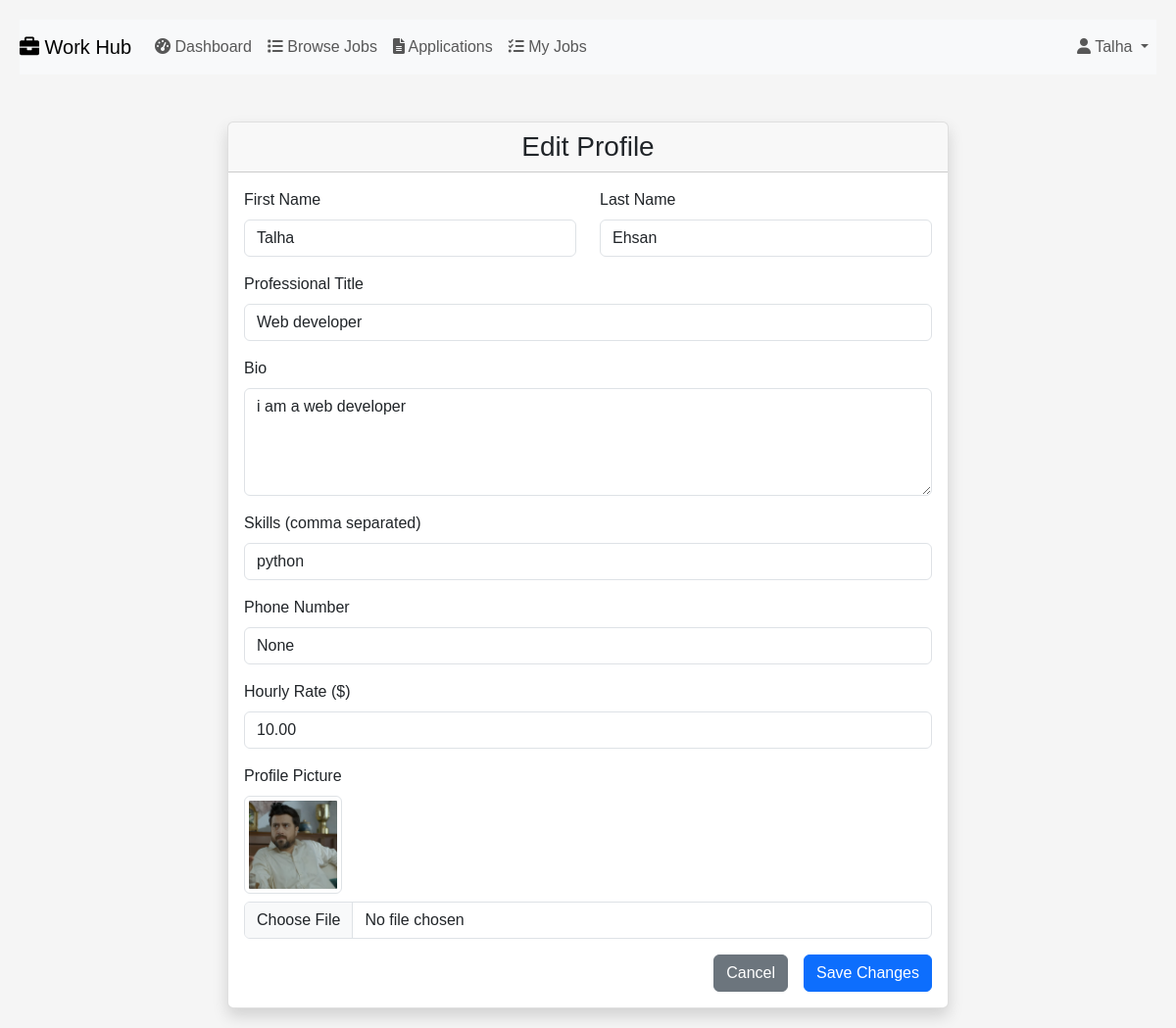
/edit-profile/ (signed in), run on the app's committed database.
### accounts/models.py (models this page shows, shortened)
class FreelancerProfile(models.Model):
    profile = models.OneToOneField(Profile, on_delete=models.CASCADE)
    first_name = models.CharField(max_length=100, default='Unknown')
    last_name = models.CharField(max_length=100, default='User')
    title = models.CharField(max_length=100)
    bio = models.TextField()
    skills = models.CharField(max_length=250)
    phone_number = models.CharField(max_length=20, blank=True, null=True)
    hourly_rate = models.DecimalField(max_digits=6, decimal_places=2, null=True, blank=True)
    profile_picture = models.ImageField(upload_to="profile_pics/", blank=True, null=True)

### accounts/views.py (the view, shortened to what this page needs)
# urls.py: path("edit-profile/", views.edit_profile, name="edit_profile"),
@login_required
def edit_profile(request):
    profile = Profile.objects.filter(user=request.user).first()
    if not profile:
        return redirect("register")
    context = {"profile": profile}
    if profile.role == "freelancer":
        freelancer_profile = FreelancerProfile.objects.filter(profile=profile).first()
        if not freelancer_profile:
            return redirect("setup_profile")
        context["freelancer_profile"] = freelancer_profile
    elif profile.role == "client":
        client_profile = ClientProfile.objects.filter(profile=profile).first()
        if not client_profile:
            return redirect("setup_profile")
        context["client_profile"] = client_profile
    return render(request, "accounts/edit_profile.html", context)

### accounts/templates/accounts/edit_profile.html (shortened to what this page needs)
{% extends "accounts/layout1.html" %}
{% block body %}
<div class="container mt-5">
  <div class="row justify-content-center">
    <div class="col-md-8">
      <div class="card shadow">
        <div class="card-header">
          <h3 class="text-center mb-0">Edit Profile</h3>
        </div>
        <div class="card-body">
          <form method="post" enctype="multipart/form-data">
            {% if profile.role == 'freelancer' %}
              <div class="row">
                <div class="col-md-6">
                  <div class="mb-3">
                    <label for="first_name" class="form-label">First Name</label>
                    <input type="text" class="form-control" id="first_name" name="first_name"
                           value="{{ freelancer_profile.first_name }}" required>
                  </div>
                </div>
                <div class="col-md-6">
                  <div class="mb-3">
                    <label for="last_name" class="form-label">Last Name</label>
                    <input type="text" class="form-control" id="last_name" name="last_name"
                           value="{{ freelancer_profile.last_name }}" required>
                  </div>
                </div>
              </div>
              <div class="mb-3">
                <label for="title" class="form-label">Professional Title</label>
                <input type="text" class="form-control" id="title" name="title"
                       value="{{ freelancer_profile.title }}" required>
              </div>
              <div class="mb-3">
                <label for="bio" class="form-label">Bio</label>
                <textarea class="form-control" id="bio" name="bio" rows="4" required>{{ freelancer_profile.bio }}</textarea>
              </div>
              <div class="mb-3">
                <label for="skills" class="form-label">Skills (comma separated)</label>
                <input type="text" class="form-control" id="skills" name="skills"
                       value="{{ freelancer_profile.skills }}" required>
              </div>
              <div class="mb-3">
                <label for="phone_number" class="form-label">Phone Number</label>
                <input type="tel" class="form-control" id="phone_number" name="phone_number"
                       value="{{ freelancer_profile.phone_number }}">
              </div>
              <div class="mb-3">
                <label for="hourly_rate" class="form-label">Hourly Rate ($)</label>
                <input type="number" class="form-control" id="hourly_rate" name="hourly_rate"
                       value="{{ freelancer_profile.hourly_rate }}" step="0.01" required>
              </div>
              <div class="mb-3">
                <label for="profile_picture" class="form-label">Profile Picture</label>
                {% if freelancer_profile.profile_picture %}
                  <div class="mb-2">
                    <img src="{{ freelancer_profile.profile_picture.url }}" alt="Current Profile"
                         class="img-thumbnail" style="width: 100px; height: 100px; object-fit: cover;">
                  </div>
                {% endif %}
                <input type="file" class="form-control" id="profile_picture" name="profile_picture" accept="image/*">
              </div>
            {% endif %}
            <div class="d-grid gap-2 d-md-flex justify-content-md-end">
              <a href="{% url 'dashboard' %}" class="btn btn-secondary me-md-2">Cancel</a>
              <button type="submit" class="btn btn-primary">Save Changes</button>
            </div>
          </form>
        </div>
      </div>
    </div>
  </div>
</div>
{% endblock %}

### accounts/templates/accounts/layout1.html (shortened to what this page needs)
{% load static %}
<!DOCTYPE html>
<html lang="en">
    <head>
        <link href="https://cdn.jsdelivr.net/npm/bootstrap@5.3.3/dist/css/bootstrap.min.css" rel="stylesheet">
        <link href="{% static 'accounts/accounts.css' %}" rel="stylesheet">
        <link rel="stylesheet" href="https://cdnjs.cloudflare.com/ajax/libs/font-awesome/6.0.0/css/all.min.css">
    </head>
    <body>
        <nav class="navbar navbar-expand-lg navbar-light bg-light">
            <a class="navbar-brand" href="{% if user.is_authenticated %}{% url 'dashboard' %}{% else %}{% url 'login' %}{% endif %}">
                <i class="fas fa-briefcase"></i> Work Hub
            </a>
            <div class="collapse navbar-collapse" id="navbarNav">
                <ul class="navbar-nav me-auto">
                    {% if user.is_authenticated %}
                        <li class="nav-item">
                            <a class="nav-link" href="{% url 'dashboard' %}">
                                <i class="fas fa-tachometer-alt"></i> Dashboard
                            </a>
                        </li>
                        {% if user.profile.role == 'freelancer' %}
                        <li class="nav-item">
                            <a class="nav-link" href="{% url 'job_list' %}">
                                <i class="fas fa-list"></i> Browse Jobs
                            </a>
                        </li>
                        {% endif %}
                        <li class="nav-item">
                            <a class="nav-link" href="{% url 'applications' %}">
                                <i class="fas fa-file-alt"></i> Applications
                            </a>
                        </li>
                        <li class="nav-item">
                            <a class="nav-link" href="{% url 'my_jobs' %}">
                                <i class="fas fa-tasks"></i> My Jobs
                            </a>
                        </li>
                    {% endif %}
                </ul>
                <ul class="navbar-nav">
                    {% if user.is_authenticated %}
                        <li class="nav-item dropdown">
                            <a class="nav-link dropdown-toggle" href="#" id="navbarDropdown" role="button"
                               data-bs-toggle="dropdown" aria-expanded="false">
                                <i class="fas fa-user"></i> {{ user.username }}
                            </a>
                        </li>
                    {% endif %}
                </ul>
            </div>
        </nav>
        <div class="body">
            {% block body %}
            {% endblock %}
        </div>
    </body>
</html>

### accounts/static/accounts/accounts.css (style rules this page uses)
body { font-family: Arial, sans-serif; margin: 0; padding: 20px; background-color: #f5f5f5; }
.card { transition: all 0.3s ease; border: 1px solid rgba(0, 0, 0, 0.125); }
.img-thumbnail { transition: transform 0.3s ease; }
.btn { transition: all 0.3s ease; }
.card { animation: fadeInUp 0.6s ease-out; }

### data on the page
FreelancerProfile: first_name "Talha", last_name "Ehsan", title "Web developer", bio "i am a web developer", skills "python", phone_number "None", hourly_rate "10.00", profile_picture (picture)

### other printed values
{{ user.username }} "Talha"
